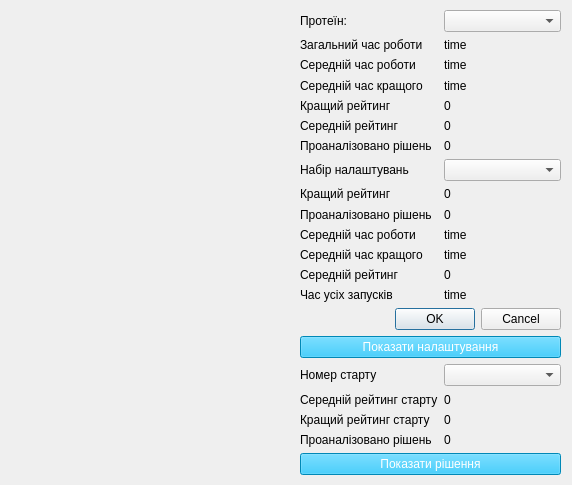
<?xml version="1.0" encoding="UTF-8"?>
<ui version="4.0">
 <class>ResultForm</class>
 <widget class="QDialog" name="ResultForm">
  <property name="geometry">
   <rect>
    <x>0</x>
    <y>0</y>
    <width>572</width>
    <height>485</height>
   </rect>
  </property>
  <property name="windowTitle">
   <string>Результати роботи</string>
  </property>
  <widget class="QWidget" name="widget" native="true">
   <property name="geometry">
    <rect>
     <x>1</x>
     <y>0</y>
     <width>291</width>
     <height>471</height>
    </rect>
   </property>
  </widget>
  <widget class="QWidget" name="verticalLayoutWidget">
   <property name="geometry">
    <rect>
     <x>300</x>
     <y>10</y>
     <width>261</width>
     <height>465</height>
    </rect>
   </property>
   <layout class="QGridLayout" name="gridLayout">
    <item row="4" column="1">
     <widget class="QLabel" name="bestResult">
      <property name="text">
       <string>0</string>
      </property>
     </widget>
    </item>
    <item row="5" column="0">
     <widget class="QLabel" name="averageResultL">
      <property name="text">
       <string>Середній рейтинг</string>
      </property>
     </widget>
    </item>
    <item row="5" column="1">
     <widget class="QLabel" name="averageResult">
      <property name="text">
       <string>0</string>
      </property>
     </widget>
    </item>
    <item row="1" column="0">
     <widget class="QLabel" name="allTimeL">
      <property name="text">
       <string>Загальний час роботи</string>
      </property>
     </widget>
    </item>
    <item row="0" column="1">
     <widget class="QComboBox" name="protein"/>
    </item>
    <item row="2" column="0">
     <widget class="QLabel" name="averageTimeL">
      <property name="text">
       <string>Середній час роботи</string>
      </property>
     </widget>
    </item>
    <item row="1" column="1">
     <widget class="QLabel" name="allTime">
      <property name="text">
       <string>time</string>
      </property>
     </widget>
    </item>
    <item row="0" column="0">
     <widget class="QLabel" name="proteinL">
      <property name="text">
       <string>Протеїн:</string>
      </property>
     </widget>
    </item>
    <item row="2" column="1">
     <widget class="QLabel" name="averageTime">
      <property name="text">
       <string>time</string>
      </property>
     </widget>
    </item>
    <item row="3" column="0">
     <widget class="QLabel" name="averageTimeBestL">
      <property name="text">
       <string>Середній час кращого</string>
      </property>
     </widget>
    </item>
    <item row="3" column="1">
     <widget class="QLabel" name="averageTimeBest">
      <property name="text">
       <string>time</string>
      </property>
     </widget>
    </item>
    <item row="4" column="0">
     <widget class="QLabel" name="bestResultL">
      <property name="text">
       <string>Кращий рейтинг</string>
      </property>
     </widget>
    </item>
    <item row="10" column="0">
     <widget class="QLabel" name="averageTimeL_2">
      <property name="text">
       <string>Середній час роботи</string>
      </property>
     </widget>
    </item>
    <item row="6" column="1">
     <widget class="QLabel" name="countConvolution">
      <property name="text">
       <string>0</string>
      </property>
     </widget>
    </item>
    <item row="8" column="0">
     <widget class="QLabel" name="bestResultL_2">
      <property name="text">
       <string>Кращий рейтинг</string>
      </property>
     </widget>
    </item>
    <item row="6" column="0">
     <widget class="QLabel" name="countConvolutionL">
      <property name="text">
       <string>Проаналізовано рішень</string>
      </property>
     </widget>
    </item>
    <item row="9" column="0">
     <widget class="QLabel" name="countConvolutionL_2">
      <property name="text">
       <string>Проаналізовано рішень</string>
      </property>
     </widget>
    </item>
    <item row="15" column="0">
     <widget class="QLabel" name="averageResultL_2">
      <property name="text">
       <string>Середній рейтинг</string>
      </property>
     </widget>
    </item>
    <item row="15" column="1">
     <widget class="QLabel" name="averageResultR">
      <property name="text">
       <string>0</string>
      </property>
     </widget>
    </item>
    <item row="16" column="0">
     <widget class="QLabel" name="allTimeL_2">
      <property name="text">
       <string>Час усіх запусків</string>
      </property>
     </widget>
    </item>
    <item row="17" column="0" colspan="2">
     <widget class="QDialogButtonBox" name="buttonBox">
      <property name="orientation">
       <enum>Qt::Horizontal</enum>
      </property>
      <property name="standardButtons">
       <set>QDialogButtonBox::Cancel|QDialogButtonBox::Ok</set>
      </property>
     </widget>
    </item>
    <item row="7" column="0">
     <widget class="QLabel" name="launchNumberL">
      <property name="text">
       <string>Набір налаштувань</string>
      </property>
     </widget>
    </item>
    <item row="7" column="1">
     <widget class="QComboBox" name="launchNumber"/>
    </item>
    <item row="10" column="1">
     <widget class="QLabel" name="averageTimeR">
      <property name="text">
       <string>time</string>
      </property>
     </widget>
    </item>
    <item row="18" column="0" colspan="2">
     <widget class="QPushButton" name="showSettings">
      <property name="styleSheet">
       <string notr="true">color:white;background-color:#00BFFF;font-size:12px</string>
      </property>
      <property name="text">
       <string>Показати налаштування</string>
      </property>
     </widget>
    </item>
    <item row="20" column="0">
     <widget class="QLabel" name="subAverageResultL">
      <property name="text">
       <string>Середній рейтинг старту</string>
      </property>
     </widget>
    </item>
    <item row="19" column="0">
     <widget class="QLabel" name="subLaunchNumberL">
      <property name="text">
       <string>Номер старту</string>
      </property>
     </widget>
    </item>
    <item row="19" column="1">
     <widget class="QComboBox" name="subLaunchNumber"/>
    </item>
    <item row="20" column="1">
     <widget class="QLabel" name="subAverageResult">
      <property name="text">
       <string>0</string>
      </property>
     </widget>
    </item>
    <item row="21" column="0">
     <widget class="QLabel" name="subBestResultL">
      <property name="text">
       <string>Кращий рейтинг старту</string>
      </property>
     </widget>
    </item>
    <item row="21" column="1">
     <widget class="QLabel" name="subBestResult">
      <property name="text">
       <string>0</string>
      </property>
     </widget>
    </item>
    <item row="22" column="0">
     <widget class="QLabel" name="subCountConvolutionL">
      <property name="text">
       <string>Проаналізовано рішень</string>
      </property>
     </widget>
    </item>
    <item row="22" column="1">
     <widget class="QLabel" name="subCountConvolution">
      <property name="text">
       <string>0</string>
      </property>
     </widget>
    </item>
    <item row="16" column="1">
     <widget class="QLabel" name="allTimeR">
      <property name="text">
       <string>time</string>
      </property>
     </widget>
    </item>
    <item row="12" column="1">
     <widget class="QLabel" name="averageTimeBestR">
      <property name="text">
       <string>time</string>
      </property>
     </widget>
    </item>
    <item row="23" column="0" colspan="2">
     <widget class="QPushButton" name="show">
      <property name="styleSheet">
       <string notr="true">color:white;background-color:#00BFFF;font-size:12px</string>
      </property>
      <property name="text">
       <string>Показати рішення</string>
      </property>
     </widget>
    </item>
    <item row="12" column="0">
     <widget class="QLabel" name="averageTimeBestL_2">
      <property name="text">
       <string>Середній час кращого</string>
      </property>
     </widget>
    </item>
    <item row="8" column="1">
     <widget class="QLabel" name="bestResultR">
      <property name="text">
       <string>0</string>
      </property>
     </widget>
    </item>
    <item row="9" column="1">
     <widget class="QLabel" name="countConvolutionR">
      <property name="text">
       <string>0</string>
      </property>
     </widget>
    </item>
   </layout>
  </widget>
 </widget>
 <resources/>
 <connections>
  <connection>
   <sender>buttonBox</sender>
   <signal>accepted()</signal>
   <receiver>ResultForm</receiver>
   <slot>accept()</slot>
   <hints>
    <hint type="sourcelabel">
     <x>248</x>
     <y>254</y>
    </hint>
    <hint type="destinationlabel">
     <x>157</x>
     <y>274</y>
    </hint>
   </hints>
  </connection>
  <connection>
   <sender>buttonBox</sender>
   <signal>rejected()</signal>
   <receiver>ResultForm</receiver>
   <slot>reject()</slot>
   <hints>
    <hint type="sourcelabel">
     <x>316</x>
     <y>260</y>
    </hint>
    <hint type="destinationlabel">
     <x>286</x>
     <y>274</y>
    </hint>
   </hints>
  </connection>
 </connections>
</ui>
